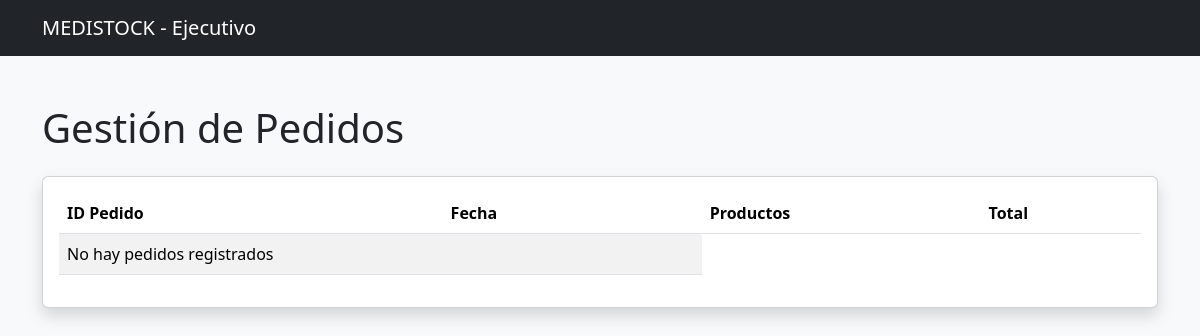
Before: /ejecutivo/ with the older database file.
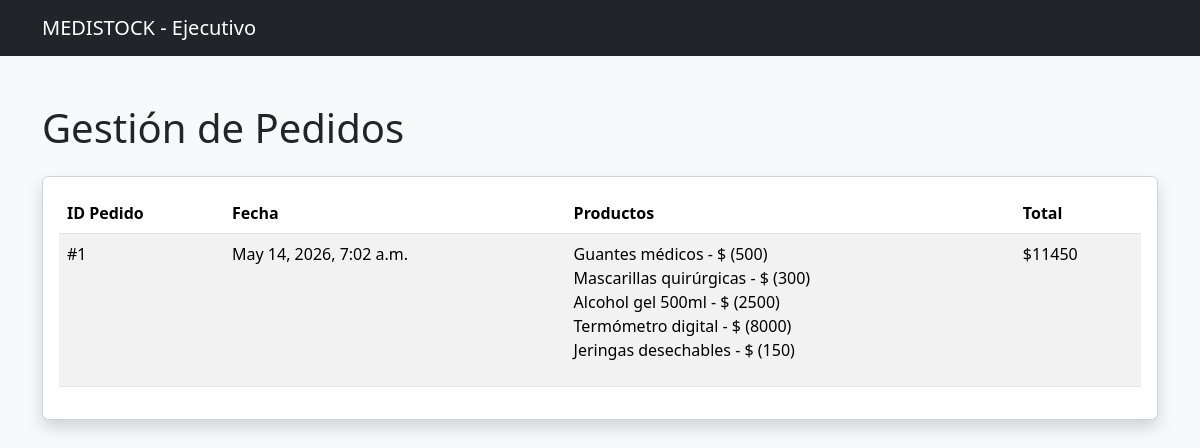
After: the same page with the newer database file.
### core/models.py (models this page shows)
class Pedido(models.Model):
    usuario = models.ForeignKey(Usuario, on_delete=models.CASCADE)
    estado = models.CharField(max_length=50)
    productos = models.ManyToManyField(Producto)
    fecha = models.DateTimeField(auto_now_add=True)
    total = models.IntegerField()

class Producto(models.Model):
    nombre = models.CharField(max_length=100)
    precio = models.IntegerField()
    stock = models.IntegerField()
    imagen = models.URLField(blank=True, null=True)

### core/views.py (the view)
# urls.py: path('ejecutivo/', views.ejecutivo_view, name="ejecutivo"),
def ejecutivo_view(request):
    productos = Producto.objects.all()
    pedidos = Pedido.objects.all()
    return render(request, "ejecutivo.html", {"productos": productos, "pedidos": pedidos})

### core/templates/ejecutivo.html (shortened to what this page needs)
<!DOCTYPE html>
<html lang="es">
<head>
    <link href="https://cdn.jsdelivr.net/npm/bootstrap@5.3.3/dist/css/bootstrap.min.css" rel="stylesheet">
</head>
<body class="bg-light">
<nav class="navbar navbar-dark bg-dark">
    <div class="container">
        <a class="navbar-brand" href="#">MEDISTOCK - Ejecutivo</a>
    </div>
</nav>
<div class="container mt-5">
    <h1 class="mb-4">Gestión de Pedidos</h1>
    <div class="card shadow">
        <div class="card-body">
            <table class="table table-striped">
                <thead>
                    <tr>
                        <th>ID Pedido</th>
                        <th>Fecha</th>
                        <th>Productos</th>
                        <th>Total</th>
                    </tr>
                </thead>
                <tbody>
                    {% for pedido in pedidos %}
                    <tr>
                        <td>#{{ pedido.id }}</td>
                        <td>{{ pedido.fecha }}</td>
                        <td>
                            <ul class="list-unstyled">
                                {% for producto in pedido.productos.all %}
                                <li>{{ producto.nombre }} - $ ({{ producto.precio }})</li>
                                {% endfor %}
                            </ul>
                        </td>
                        <td>${{ pedido.total }}</td>
                    </tr>
                    {% empty %}
                    <tr>
                        <td colspan="2">No hay pedidos registrados</td>
                    </tr>
                    {% endfor %}
                </tbody>
            </table>
        </div>
    </div>
</div>
</body>
</html>

Changed rows visible on the page:
added Pedido: id "1", fecha "May 14, 2026, 7:02 a.m.", total "11450"
now on this page (row edited): Producto: nombre "Guantes médicos", precio "500"
now on this page (row edited): Producto: nombre "Mascarillas quirúrgicas", precio "300"
now on this page (row edited): Producto: nombre "Alcohol gel 500ml", precio "2500"
now on this page (row edited): Producto: nombre "Termómetro digital", precio "8000"
now on this page (row edited): Producto: nombre "Jeringas desechables", precio "150"
Other visible differences:
text no longer shown: "No hay pedidos registrados"
